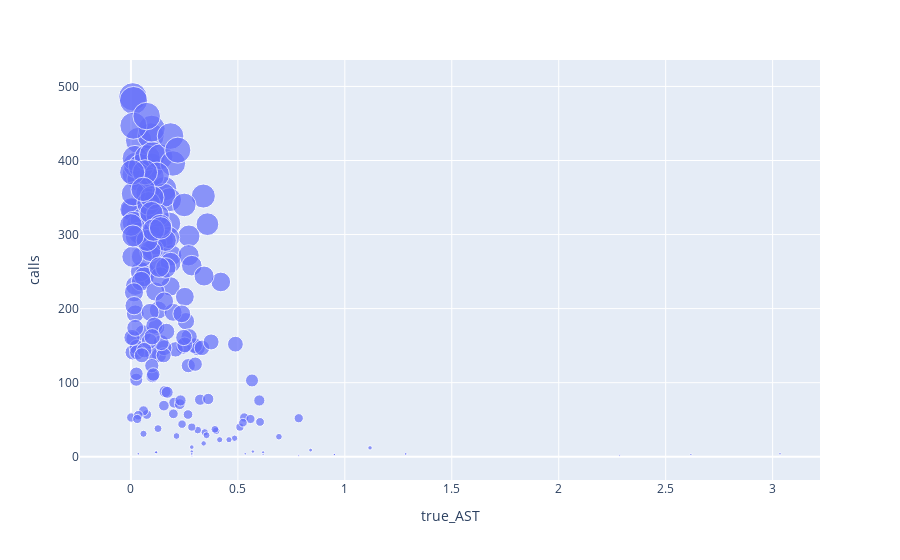

Notebook code for this chart:
### Code cell
px.scatter(positive_agent_ast,x='true_AST',y='calls',size='calls')

### Figure 1 — Plotly figure (JSON) as saved in the notebook; plotly's stock layout.template omitted (floating-point values rounded to 4 significant figures; data arrays with more than 128 entries replaced by an {"elided": "..."} marker saying what was removed)
{"data": [{"hovertemplate": "true_AST=%{x}<br>calls=%{marker.size}<extra></extra>", "legendgroup": "", "marker": {"color": "#636efa", "size": {"elided": "193 int values"}, "sizemode": "area", "sizeref": 1.215, "symbol": "circle"}, "mode": "markers", "name": "", "orientation": "v", "showlegend": false, "type": "scatter", "x": {"elided": "193 float values"}, "xaxis": "x", "y": {"elided": "193 int values"}, "yaxis": "y"}], "layout": {"legend": {"itemsizing": "constant", "tracegroupgap": 0}, "margin": {"t": 60}, "xaxis": {"anchor": "y", "domain": [0, 1], "title": {"text": "true_AST"}}, "yaxis": {"anchor": "x", "domain": [0, 1], "title": {"text": "calls"}}}}
